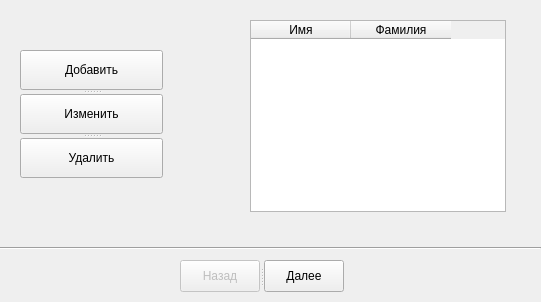
<?xml version="1.0" encoding="UTF-8"?>
<ui version="4.0">
 <class>Dialog</class>
 <widget class="QDialog" name="Dialog">
  <property name="geometry">
   <rect>
    <x>0</x>
    <y>0</y>
    <width>541</width>
    <height>302</height>
   </rect>
  </property>
  <property name="windowTitle">
   <string>Dialog</string>
  </property>
  <widget class="Line" name="line">
   <property name="geometry">
    <rect>
     <x>0</x>
     <y>240</y>
     <width>541</width>
     <height>16</height>
    </rect>
   </property>
   <property name="orientation">
    <enum>Qt::Horizontal</enum>
   </property>
  </widget>
  <widget class="QTableWidget" name="tableWidget">
   <property name="geometry">
    <rect>
     <x>250</x>
     <y>20</y>
     <width>256</width>
     <height>192</height>
    </rect>
   </property>
   <column>
    <property name="text">
     <string>Имя</string>
    </property>
   </column>
   <column>
    <property name="text">
     <string>Фамилия</string>
    </property>
   </column>
  </widget>
  <widget class="QSplitter" name="splitter">
   <property name="geometry">
    <rect>
     <x>180</x>
     <y>260</y>
     <width>164</width>
     <height>32</height>
    </rect>
   </property>
   <property name="orientation">
    <enum>Qt::Horizontal</enum>
   </property>
   <widget class="QPushButton" name="pushButton_4">
    <property name="enabled">
     <bool>false</bool>
    </property>
    <property name="text">
     <string>Назад</string>
    </property>
   </widget>
   <widget class="QPushButton" name="pushButton_5">
    <property name="text">
     <string>Далее</string>
    </property>
   </widget>
  </widget>
  <widget class="QSplitter" name="splitter_2">
   <property name="geometry">
    <rect>
     <x>20</x>
     <y>50</y>
     <width>143</width>
     <height>128</height>
    </rect>
   </property>
   <property name="orientation">
    <enum>Qt::Vertical</enum>
   </property>
   <widget class="QPushButton" name="pushButton">
    <property name="text">
     <string>Добавить</string>
    </property>
   </widget>
   <widget class="QPushButton" name="pushButton_6">
    <property name="text">
     <string>Изменить</string>
    </property>
   </widget>
   <widget class="QPushButton" name="pushButton_3">
    <property name="text">
     <string>Удалить</string>
    </property>
   </widget>
  </widget>
  <zorder>line</zorder>
  <zorder>pushButton</zorder>
  <zorder>pushButton_2</zorder>
  <zorder>pushButton_3</zorder>
  <zorder>pushButton_5</zorder>
  <zorder>pushButton_4</zorder>
  <zorder>pushButton_6</zorder>
  <zorder>tableWidget</zorder>
  <zorder>pushButton_3</zorder>
 </widget>
 <resources/>
 <connections/>
</ui>
